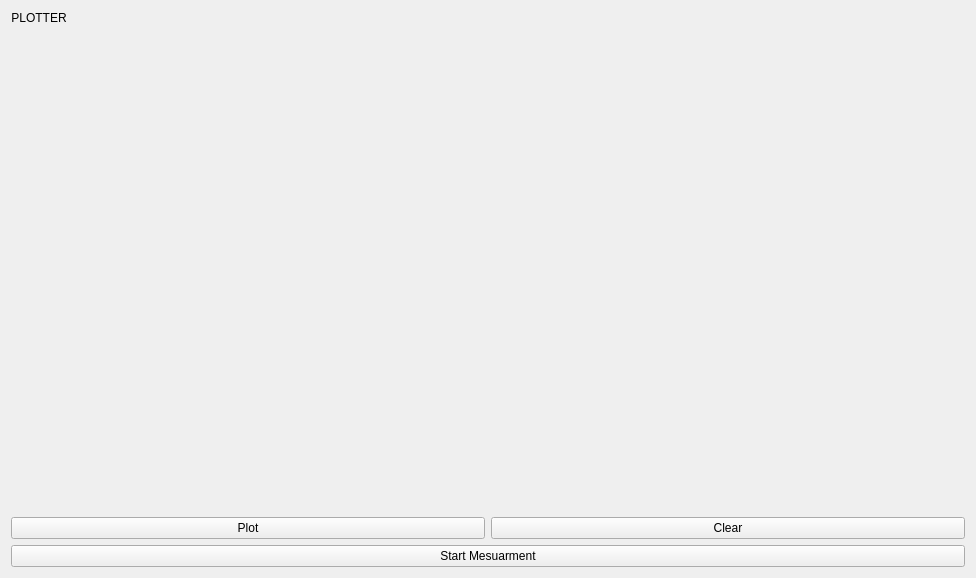
<?xml version="1.0" encoding="UTF-8"?>
<ui version="4.0">
 <class>ADCDeviceWidget</class>
 <widget class="QWidget" name="ADCDeviceWidget">
  <property name="geometry">
   <rect>
    <x>0</x>
    <y>0</y>
    <width>976</width>
    <height>578</height>
   </rect>
  </property>
  <property name="windowTitle">
   <string>Form</string>
  </property>
  <layout class="QVBoxLayout" name="verticalLayout">
   <item>
    <widget class="QLabel" name="label">
     <property name="sizePolicy">
      <sizepolicy hsizetype="Fixed" vsizetype="Fixed">
       <horstretch>0</horstretch>
       <verstretch>0</verstretch>
      </sizepolicy>
     </property>
     <property name="layoutDirection">
      <enum>Qt::LeftToRight</enum>
     </property>
     <property name="text">
      <string>PLOTTER</string>
     </property>
     <property name="alignment">
      <set>Qt::AlignCenter</set>
     </property>
    </widget>
   </item>
   <item>
    <widget class="QCustomPlot" name="plotter" native="true">
     <property name="sizePolicy">
      <sizepolicy hsizetype="Expanding" vsizetype="Expanding">
       <horstretch>0</horstretch>
       <verstretch>0</verstretch>
      </sizepolicy>
     </property>
    </widget>
   </item>
   <item>
    <layout class="QHBoxLayout" name="horizontalLayout">
     <property name="sizeConstraint">
      <enum>QLayout::SetFixedSize</enum>
     </property>
     <item>
      <widget class="QPushButton" name="plot">
       <property name="text">
        <string>Plot</string>
       </property>
      </widget>
     </item>
     <item>
      <widget class="QPushButton" name="clear">
       <property name="text">
        <string>Clear</string>
       </property>
      </widget>
     </item>
    </layout>
   </item>
   <item>
    <widget class="QPushButton" name="start">
     <property name="text">
      <string>Start Mesuarment</string>
     </property>
     <property name="checkable">
      <bool>true</bool>
     </property>
    </widget>
   </item>
  </layout>
 </widget>
 <customwidgets>
  <customwidget>
   <class>QCustomPlot</class>
   <extends>QWidget</extends>
   <header>devices/adc/qcustomplot.h</header>
   <container>1</container>
  </customwidget>
 </customwidgets>
 <resources/>
 <connections/>
</ui>
